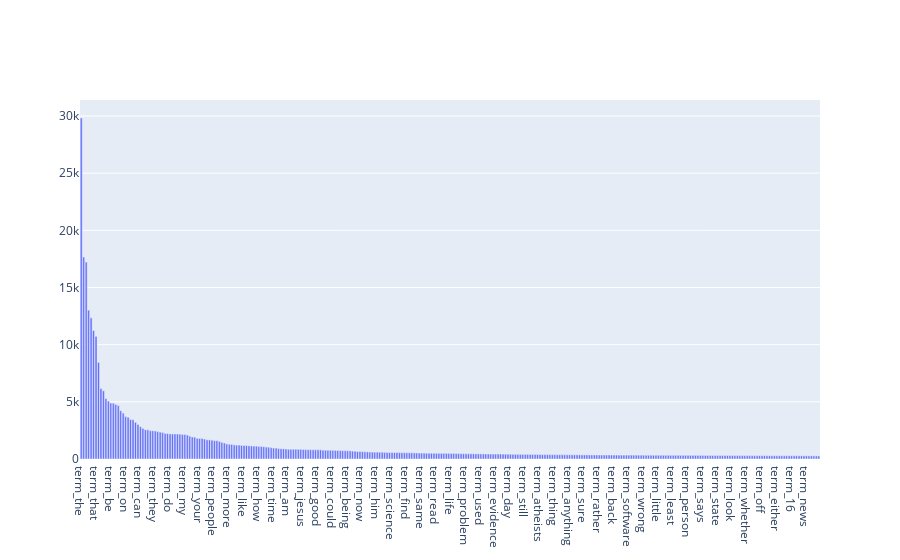

Notebook source saved alongside this figure:
### Markdown cell above
### >>> **Exercise 15 (take home):** 
Additionally, you can attempt to sort the terms on the `x-axis` by frequency instead of in alphabetical order. This way the visualization is more meaninfgul and you will be able to observe the so called [long tail](https://en.wikipedia.org/wiki/Long_tail) (get familiar with this term since it will appear a lot in data mining and other statistics courses). see picture below

![alt txt](https://upload.wikimedia.org/wikipedia/commons/thumb/8/8a/Long_tail.svg/1000px-Long_tail.svg.png)

### Code cell
# Answer here
import plotly.graph_objects as go

dict_xy = {"feature":["term_"+str(i) for i in count_vect.get_feature_names()],"frequencies":term_frequencies}
df_xy = pd.DataFrame(dict_xy)
df_xy_sort = df_xy.sort_values(by="frequencies",ascending=False)

fig5 = go.Figure()
fig5.add_trace(go.Bar(x=df_xy_sort["feature"][:300], y=df_xy_sort["frequencies"][:300]))
fig5.show()

### Figure 1 — Plotly figure (JSON) as saved in the notebook; plotly's stock layout.template omitted (floating-point values rounded to 4 significant figures; data arrays with more than 128 entries replaced by an {"elided": "..."} marker saying what was removed)
{"data": [{"type": "bar", "x": {"elided": "300 str values"}, "y": {"elided": "300 int values"}}], "layout": {}}
